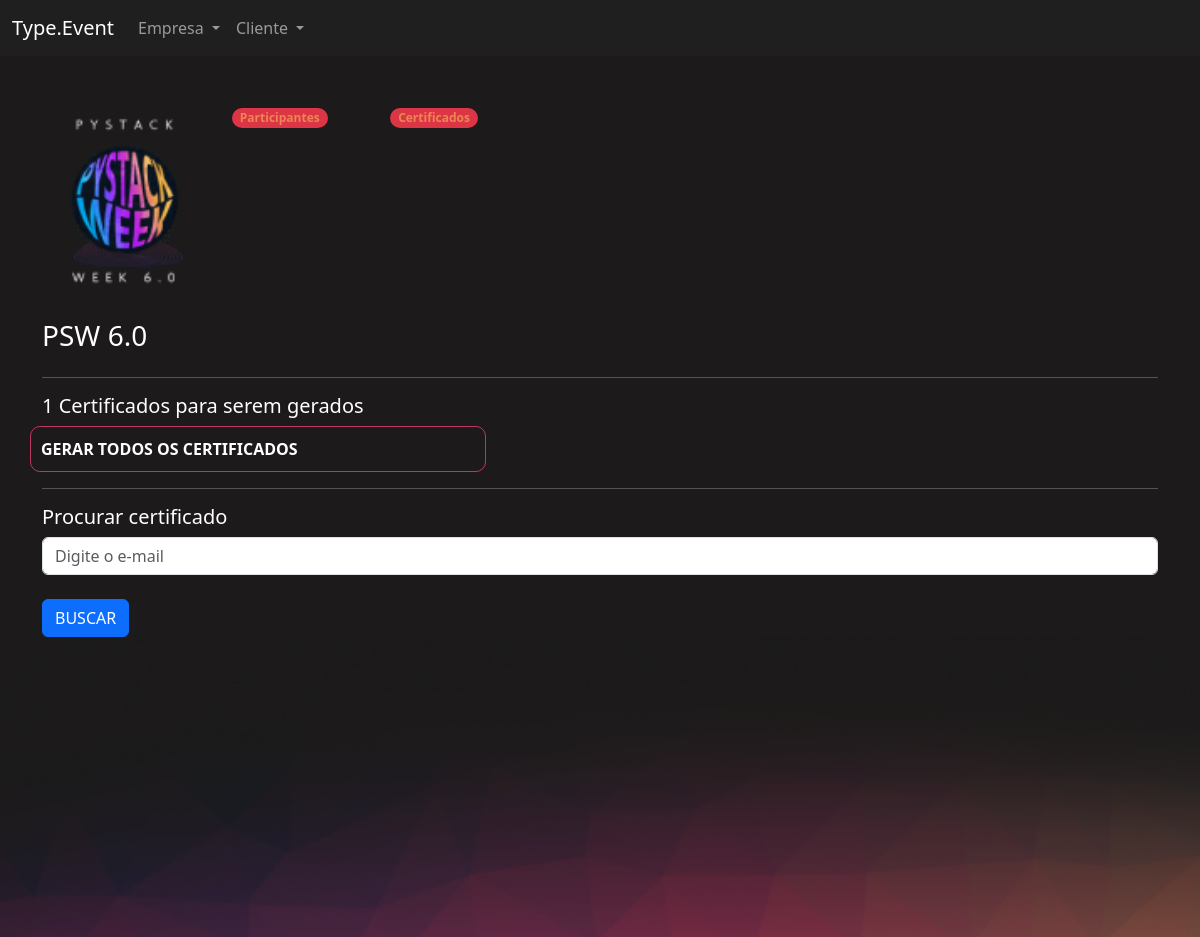
Screenshot of /eventos/certificados_evento/1/ (signed in) with the database file from the repository.
### eventos/models.py (models this page shows, shortened)
class Evento(models.Model):
    criador = models.ForeignKey(User, on_delete=models.DO_NOTHING, null=True, blank=True)
    nome = models.CharField(max_length=200)
    descricao = models.TextField()
    data_inicio = models.DateField()
    data_termino = models.DateField()
    carga_horaria = models.IntegerField()
    logo = models.FileField(upload_to="logos")
    participantes = models.ManyToManyField(User, related_name="evento_participante", null=True, blank=True)
    cor_principal = models.CharField(max_length=7)
    cor_secundaria = models.CharField(max_length=7)
    cor_fundo = models.CharField(max_length=7)

### eventos/views.py (the view)
# urls.py: path('certificados_evento/<int:id>/', views.certificados_evento, name="certificados_evento"),
def certificados_evento(request, id):
    evento = get_object_or_404(Evento, id=id)
    if not evento.criador == request.user:
        raise Http404('Esse evento não é seu')
    if request.method == "GET":
        qtd_certificados = evento.participantes.all().count() - Certificado.objects.filter(evento=evento).count()
        return render(request, 'certificados_evento.html', {'qtd_certificados': qtd_certificados, 'evento': evento})

### eventos/templates/certificados_evento.html (shortened to what this page needs)
{% extends "bases/base_evento.html" %}
{% load static %}
{% block 'importacoes' %}
    <link href="{% static 'evento/css/gerenciar_evento.css' %}" rel="stylesheet">
{% endblock %}
{% block 'conteudo' %}
    <div class="container">
        <br>
        <br>
        <div class="row">
            <div class="col-md-2">
                <img width="100%" src="/media/{{evento.logo}}">
                <br>
                <br>
                <h3>{{evento.nome}}</h3>
            </div>
            <div class="col-md">
                <div class="row">
                    <div class="col-md-2">
                        <span class="badge rounded-pill text-bg-danger"><a class="link" href="{% url 'participantes_evento' evento.id %}">Participantes</a></span>
                    </div>
                    <div class="col-md-2">
                        <span class="badge rounded-pill text-bg-danger"><a class="link" href="{% url 'certificados_evento' evento.id %}">Certificados</a></span>
                    </div>
                </div>
            </div>
        </div>
        <hr>
        <div class="row">
            <h5>{{qtd_certificados}} Certificados para serem gerados</h5>
            {% if qtd_certificados > 0 %}
                <a href="{% url 'gerar_certificado' evento.id %}" class="btn-principal link" style="width: 40%">GERAR TODOS OS CERTIFICADOS</a>
            {% endif %}
        </div>
        <hr>
        <div class="row">
            <h5>Procurar certificado</h5>
            <br>
            <form action="{% url 'procurar_certificado' evento.id %}" method="POST">
                <input type="email" class="form-control" placeholder="Digite o e-mail" name="email">{% csrf_token %}
                <br>
                <input type="submit" value="BUSCAR" class="btn btn-primary">
            </form>
        </div>
    </div>
{% endblock %}

### templates/static/geral/css/base.css (style rules this page uses)
body { color: white !important; }
:root { --main-color: #201F1F; --dark-color: #1C1A1A; --contrast-color: #BE375F; --differential-color: #ED8554; }

### templates/static/evento/css/evento.css (style rules this page uses)
body { background-color: #1C1A1A; }

### templates/static/usuarios/css/usuarios.css (style rules this page uses)
.link { color: var(--differential-color); text-decoration: none; }
.btn-principal { background-color: transparent; border: 1px solid var(--contrast-color); color: white; padding: 10px; border-radius: 10px; font-weight: bold; }

### rows the page displays
Evento: logo (picture), nome "PSW 6.0"

### other values shown
{{ qtd_certificados }} "1"
